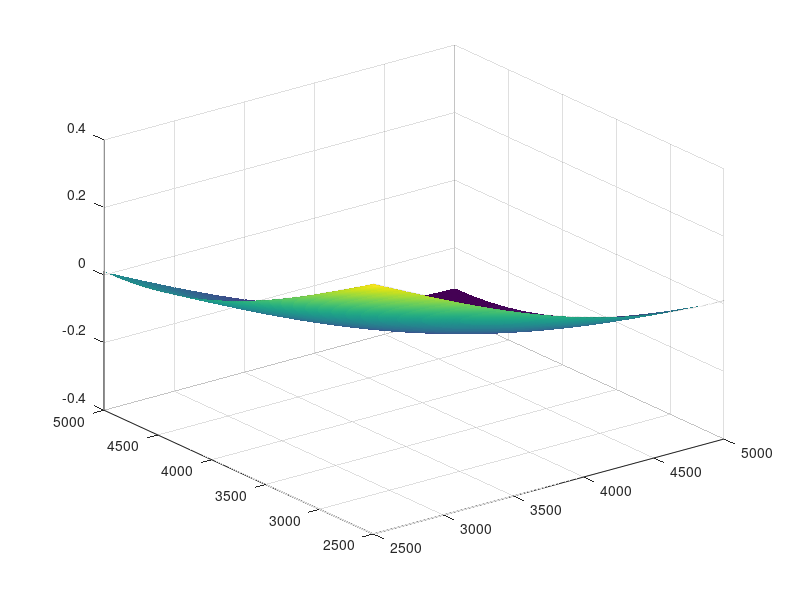

This figure's MATLAB source: (Note: this script raises an error after producing the figure.)
%% Determine best omega for relaxed Jacobi smoothing
clear;
clc;

m = 5000;
h = 1 / (m+1);
p = m/2:m;
q = (m/2:m)';
lambda_p_q = @(p, q, h) ((cos(h*pi*p) - 1) + (cos(h*pi*q) - 1)) / h^2;

lambda_p_q_2 = @(p, q, h, omega) 1 + omega * 0.5 * h^2 * lambda_p_q(p, q, h);

lam = lambda_p_q_2(p, q, h, 0.66);
omegas_n = 50;
omegas = linspace(0, 2, omegas_n)';

surf(p, q, lam);

maxes = zeros(omegas_n, 1);
for i = 1:omegas_n
    omega = omegas(i);
    maxes(i) = max(abs(lambda_p_q_2(p, q, h, omega)), [], "all");
end

plot(omegas, maxes);
disp(max(lam, [], "all"));
grid on;
title("Largest eigenvalues per \omega")
xlabel("\omega")
ylabel("max_{p, g} \lambda_{p, g}")
%%
%lam2 = lambda_p_q_2(omegas);
%surf(lam2);
surf(p, q, lam);
xlabel("p");
ylabel("q");
